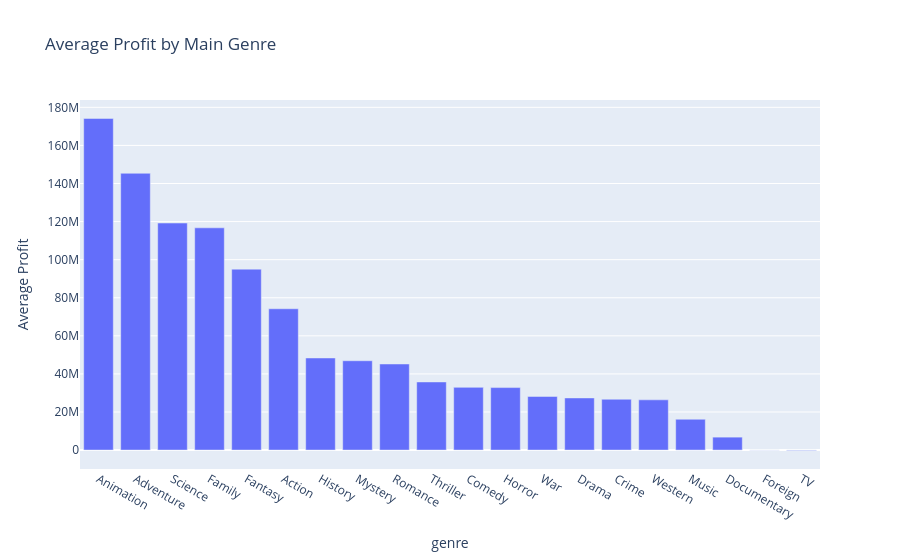

Write notebook code for a chart like this one.
### Markdown cell above
Question: Are certain genres more likely to produce profitable films?

### Code cell
# Your code . . .

df["genres"] = df["genres"].fillna("")
df["main_genre"] = df["genres"].apply(lambda x: x.split()[0] if x != "" else None)
df["profit"] = df["revenue"]-df["budget"]

genre_profit=df.groupby("main_genre",as_index=False)["profit"].mean()

fig =px.bar(
    genre_profit.sort_values("profit", ascending=False),
    x="main_genre",
    y="profit",
    title="Average Profit by Main Genre",
    labels={"main_genre": "genre", "profit":"Average Profit"},
    hover_data=["profit"]
)
fig.show()

### Figure 1 — Plotly figure (JSON) as saved in the notebook; plotly's stock layout.template omitted (floating-point values rounded to 4 significant figures)
{"data": [{"alignmentgroup": "True", "hovertemplate": "genre=%{x}<br>Average Profit=%{y}<extra></extra>", "legendgroup": "", "marker": {"color": "#636efa", "pattern": {"shape": ""}}, "name": "", "offsetgroup": "", "orientation": "v", "showlegend": false, "textposition": "auto", "type": "bar", "x": ["Animation", "Adventure", "Science", "Family", "Fantasy", "Action", "History", "Mystery", "Romance", "Thriller", "Comedy", "Horror", "War", "Drama", "Crime", "Western", "Music", "Documentary", "Foreign", "TV"], "xaxis": "x", "y": [174200000.0, 145400000.0, 119200000.0, 116700000.0, 95020000.0, 74210000.0, 48370000.0, 46910000.0, 45210000.0, 35780000.0, 32940000.0, 32820000.0, 28160000.0, 27380000.0, 26690000.0, 26390000.0, 16190000.0, 6795000.0, -56850, -250000], "yaxis": "y"}], "layout": {"barmode": "relative", "legend": {"tracegroupgap": 0}, "title": {"text": "Average Profit by Main Genre"}, "xaxis": {"anchor": "y", "domain": [0, 1], "title": {"text": "genre"}}, "yaxis": {"anchor": "x", "domain": [0, 1], "title": {"text": "Average Profit"}}}}
